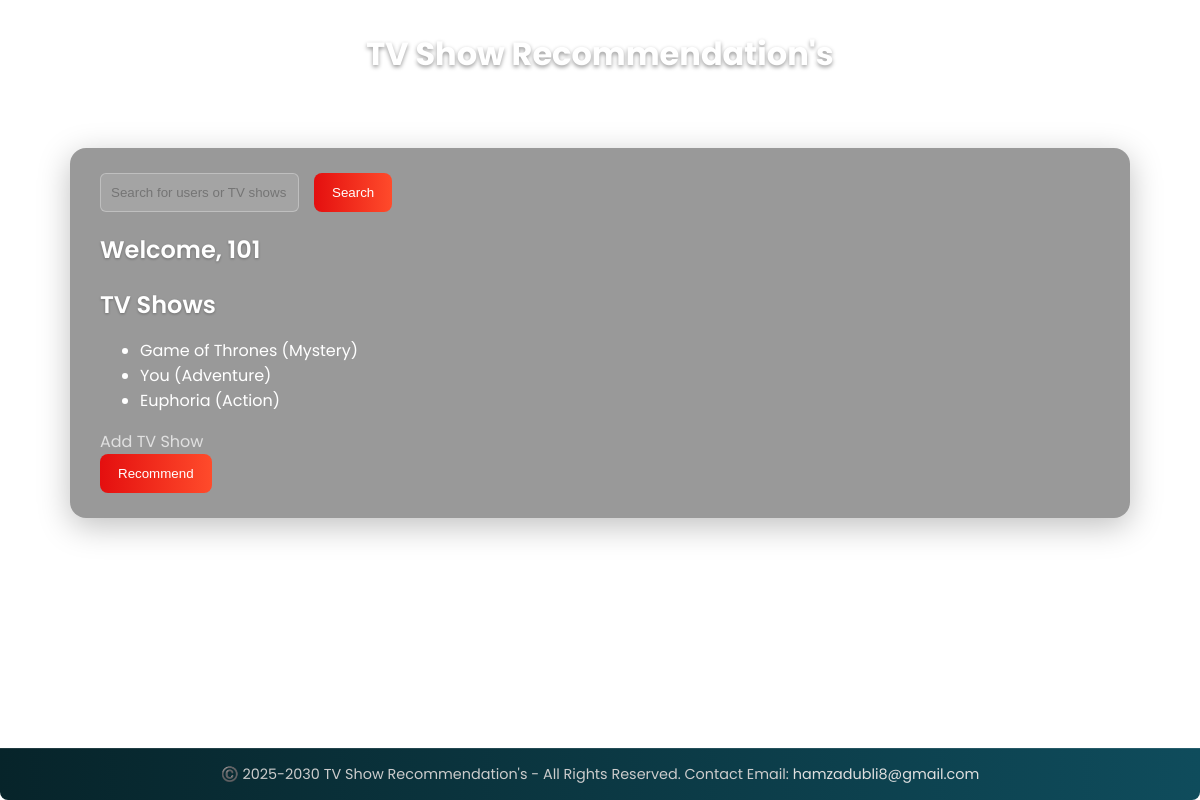
Screenshot of /profile/4 with the database file from the repository.
### models.py (models this page shows)
class User(db.Model):
    id = db.Column(db.Integer, primary_key=True)
    username = db.Column(db.String(50), unique=True, nullable=False)
    password = db.Column(db.String(100), nullable=False)
    is_admin = db.Column(db.Boolean, default=False)  # New attribute
    tv_shows = db.relationship('UserTVShow', backref='user', lazy=True)

class UserTVShow(db.Model):
    id = db.Column(db.Integer, primary_key=True)
    user_id = db.Column(db.Integer, db.ForeignKey('user.id'), nullable=False)
    tv_show_id = db.Column(db.Integer, db.ForeignKey('tv_show.id'), nullable=False)

class TVShow(db.Model):
    id = db.Column(db.Integer, primary_key=True)
    season_name = db.Column(db.String(100), nullable=False)  # New attribute
    total_episodes = db.Column(db.Integer, nullable=False)  # New attribute
    cast_main_roles = db.Column(db.String(500), nullable=False)  # New attribute
    genre = db.Column(db.String(50), nullable=False)
    year_released = db.Column(db.Integer, nullable=False)  # New attribute
    platform = db.Column(db.String(100), nullable=False)  # New attribute
    users = db.relationship('UserTVShow', backref='tv_show', lazy=True)

### app.py (the view)
@app.route('/profile/<int:user_id>')
def profile(user_id):
    user = db.session.get(User, user_id)
    return render_template('profile.html', user=user)

### templates/profile.html (shortened to what this page needs)
{% extends 'base.html' %}
{% block content %}
<div class="global-search-bar">
    <form action="/search" method="GET" class="search-form">
        <input
            type="text"
            name="q"
            placeholder="Search for users or TV shows"
            class="search-input"
            required
        >
        <button type="submit" class="search-button">Search</button>
    </form>
</div>
<h2>Welcome, {{ user.username }}</h2>
<h2>TV Shows</h2>
<ul>
    {% for show in user.tv_shows %}
    <li>{{ show.tv_show.season_name }} ({{ show.tv_show.genre }})</li>
    {% endfor %}
</ul>
<a href="/add_tv_show/{{ user.id }}">Add TV Show</a>
<form action="{{ url_for('recommend_from_profile', user_id=user.id) }}" method="post">
    <button type="submit">Recommend</button>
</form>
{% endblock %}

### static/css/styles.css (style rules this page uses)
html, body { height: 100%; margin: 0; padding: 0; display: flex; flex-direction: column; font-family: 'Poppins', sans-serif; background: url("/static/background.jpg") no-repeat center center / cover; color: #f0f0f0; }
h2 { color: #ffffff; margin-bottom: 10px; font-weight: 600; text-shadow: 0 1px 3px rgba(0,0,0,0.3); }
form { display: flex; flex-wrap: wrap; gap: 15px; }
form input[type="text"], form input[type="number"], form input[type="email"], form input[type="password"], form select { padding: 10px; border: 1px solid rgba(255,255,255,0.3); border-radius: 6px; background: rgba(255,255,255,0.1); color: #fff; transition: border-color 0.3s ease, background 0.3s ease; }
form button { background: linear-gradient(90deg, #e40f0f, #ff4b2b); color: #fff; padding: 12px 18px; border: none; border-radius: 8px; cursor: pointer; font-weight: 500; transition: transform 0.2s ease, box-shadow 0.2s ease; }
a { color: #e0e0e0; text-decoration: none; transition: color 0.2s ease; }

### rows the page displays
User: username "101"
UserTVShow: tv_show.season_name "Game of Thrones", tv_show.genre "Mystery"
UserTVShow: tv_show.season_name "You", tv_show.genre "Adventure"
UserTVShow: tv_show.season_name "Euphoria", tv_show.genre "Action"
